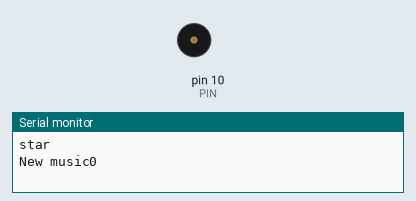
The sketch below on a simulated Arduino Nano, built with avr-gcc and run on an emulated ATmega328P. On the bench: buzzer (waves = sounding), the last lines printed to the serial monitor.

Above: at 2.5 s.
At 8.9 s:
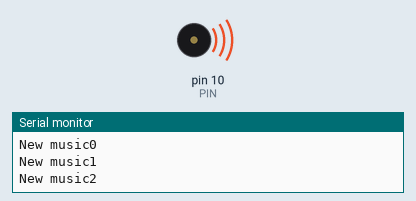
Timing chart, 0 to 10.4 s (numbered marks = the images above):
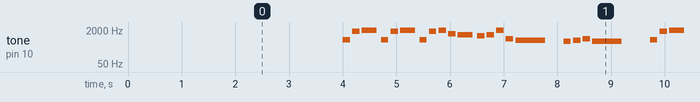

The sketch:

speaker.ino
```cpp
/*
  Melody
 */

#include "Music.h"
#define PIN 10

Music music = Music(PIN);
int counter = 0;

void setup() {
    Serial.begin(9600);
    pinMode(PIN, OUTPUT);
    delay(1000);

    Serial.println("star");
}

void loop() {
    uint32_t now = millis();

    music.updatePlay(now);

    if (!music.isPlaying()) {
        delay(1000);
        Serial.print("New music");
        Serial.println(counter++);
        if (counter%3 == 0) {
            music.playSong(SONG_LOST_WOODS, now);
        } else if (counter%3 == 1) {
            //music.playSong(SONG_1UP, now);
        } else if (counter%3 == 2) {
            //music.playSong(SONG_COIN, now);
        }
    }
}
```

Music.cpp
```cpp
#include "Music.h"
#include "pitches.h"


namespace {
    namespace OneUp { // Mario 1up, 6 notes, 500 ms
        int melody[] = {
            E4,G4,E5,C5,
            D5,G5
        };

        int noteDurations[] = {
            4,4,4,4,
            4,4
        };
        int melodyLength = 6;
        int beatPeriod = 500;
    }

    namespace Coin { // Mario coin, 2 notes, 500 ms
        int melody[] = {
            B4,E5
        };

        int noteDurations[] = {
            8,2
        };
        int melodyLength = 2;
        int beatPeriod = 500;
    }

    namespace GameOver { // Mario game over, 19 notes, 500 ms
        int melody[] = {
            C4,CS4,D4,0,0,
            G3,D4,0,F4,
            F4,E4,D4,
            G3,E3,0,E3,
            C3,0,0
        };

        int noteDurations[] = {
            16,16,8,4,2,
            4,4,4,4,
            3,3,3,
            4,4,4,4,
            4,4,2
        };

        int melodyLength = 19;
        int beatPeriod = 500;
    }

    namespace LostWoods { // Lost woods, first 16 measures, 42 notes
        int melody[] = {
            F5,A6,B6,F5,A6,B6,
            F5,A6,B6,E6,D6,C6,D6,
            B6,G5,E5,0,D5,
            E5,G5,D5,0,

            F5,A6,B6,F5,A6,B6,
            F5,A6,B6,E2,D6,C6,D6,
            B6,G5,E6,0,B6,
            G5,D5,E6,0
        };

        int noteDurations[] = {
            8,8,4,8,8,4,
            8,8,8,8,4,8,8,
            8,8,2,8,8,
            8,8,2,4,

            8,8,4,8,8,4,
            8,8,8,8,4,8,8,
            8,8,2,8,8,
            8,8,2,4
        };

        int melodyLength = 44;
        int beatPeriod = 1100;
    }

    Song song1Up      = Song(OneUp::melody, OneUp::noteDurations,
                             OneUp::melodyLength, OneUp::beatPeriod);
    Song songCoin     = Song(Coin::melody, Coin::noteDurations,
                             Coin::melodyLength, Coin::beatPeriod);
    Song songGameOver = Song(GameOver::melody, GameOver::noteDurations,
                             GameOver::melodyLength, GameOver::beatPeriod);
    Song songLostWoods = Song(LostWoods::melody, LostWoods::noteDurations,
                             LostWoods::melodyLength, LostWoods::beatPeriod);
}


Song::Song() {}

Song::Song(int *pMelody, int* pNoteDurations, int pMelodyLength, int pBeatPeriod)
    : melody(pMelody), noteDurations(pNoteDurations),
      melodyLength(pMelodyLength), beatPeriod(pBeatPeriod) {};


Music::Music(int pin) : pin(pin) {
    playing = false;
}


void Music::updatePlay(uint32_t now) {
    uint16_t noteDuration = 0;

    if (playing) {
        // to calculate the note duration, take one second
        // divided by the note type.
        //e.g. quarter note = 1000 / 4, eighth note = 1000/8, etc.
        noteDuration = song.beatPeriod / song.noteDurations[currNote];

        if (!startedTone) {
            tone(pin, song.melody[currNote], noteDuration); // not blocking
            startedTone = true;
            startNoteTic = now;
        } else if (now-startNoteTic > noteDuration*(1+PAUSE_INTER_NOTES_RATIO)) {
            currNote++;
            startNoteTic = now;
            startedTone = false;
            if (currNote >= song.melodyLength) {
                playing = false;
            }
        }
    }
}


void Music::playSong(SongName name, uint32_t now) {
    playing = true;
    currNote = 0;
    startNoteTic = now;
    startedTone = false;

    switch (name) {
        case SONG_1UP:
            song = song1Up;
        break;
        case SONG_COIN:
            song = songCoin;
        break;
        case SONG_GAME_OVER:
            song = songGameOver;
        break;
        case SONG_LOST_WOODS:
            song = songLostWoods;
        break;
    }
}

bool Music::isPlaying() {
    return playing;
}
```

Music.h
```cpp
#ifndef __MUSIC_H__
#define __MUSIC_H__

#include "Arduino.h"
#define PAUSE_INTER_NOTES_RATIO 0.3

enum SongName {SONG_1UP, SONG_COIN, SONG_GAME_OVER, SONG_LOST_WOODS};

class Song {
    public:
        Song();
        Song(int *pMelody, int* pNoteDurations, int pMelodyLength, int pBeatPeriod);

        int *melody;
        int *noteDurations;
        int melodyLength;
        int beatPeriod;
};

class Music {
    public:
        Music(int pin);

        void updatePlay(uint32_t now);

        void playSong(SongName name, uint32_t now);

        bool isPlaying();

    private:
        int pin;

        Song song;
        bool playing;
        bool startedTone;
        int currNote;
        uint32_t startNoteTic;
};


#endif
```

melodies.c
```cpp
// =================================================================
// Keys
// =================================================================
/*
#define D0 NOTE_D6
#define E NOTE_E6
#define F NOTE_F6
#define G NOTE_G6
#define A NOTE_A7
#define B NOTE_B7
#define C NOTE_C7
#define D NOTE_D7
#define E2 NOTE_E7
#define F2 NOTE_F7 */

/*
#define D0 NOTE_D5
#define E NOTE_E5
#define F NOTE_F5
#define G NOTE_G5
#define A NOTE_A6
#define B NOTE_B6
#define C NOTE_C6
#define D NOTE_D6
#define E2 NOTE_E6
#define F2 NOTE_F6
*/

// =================================================================
// Lost woods, first 16 measures, 42 notes
// =================================================================
/*
int melody[] = {
  F,A,B,F,A,B,
  F,A,B,E2,D,C,D,
  B,G,E,0,D0,
  E,G,D0,0,

  F,A,B,F,A,B,
  F,A,B,E2,D,C,D,
  B,G,E,0,B,
  G,D0,E,0
};

int noteDurations[] = {
  8,8,4,8,8,4,
  8,8,8,8,4,8,8,
  8,8,2,8,8,
  8,8,2,4,

  8,8,4,8,8,4,
  8,8,8,8,4,8,8,
  8,8,2,8,8,
  8,8,2,4
};
*/

// =================================================================
// Mario game over, 19 notes, 500 ms
// =================================================================
/*
int melody[] = {
  C4,CS4,D4,0,0,
  G3,D4,0,F4,
  F4,E4,D4,
  G3,E3,0,E3,
  C3,0,0
};

int noteDurations[] = {
  16,16,8,4,2,
  4,4,4,4,
  3,3,3,
  4,4,4,4,
  4,4,2
};
*/

// =================================================================
// Mario coin, 2 notes, 500 ms
// =================================================================
/*
int melody[] = {
  B4,E5
};

int noteDurations[] = {
  8,2
};
*/

// =================================================================
// Mario 1up, 6 notes, 500 ms
// =================================================================
/*
int melody[] = {
  E4,G4,E5,C5,
  D5,G5
};

int noteDurations[] = {
  4,4,4,4,
  4,4
};

*/
```

pitches.h
```cpp
#ifndef __PITCHES_H__
#define __PITCHES_H__

/*************************************************
 * Public Constants
 *************************************************/

#define NOTE_B0  31
#define NOTE_C1  33
#define NOTE_CS1 35
#define NOTE_D1  37
#define NOTE_DS1 39
#define NOTE_E1  41
#define NOTE_F1  44
#define NOTE_FS1 46
#define NOTE_G1  49
#define NOTE_GS1 52
#define NOTE_A1  55
#define NOTE_AS1 58
#define NOTE_B1  62
#define NOTE_C2  65
#define NOTE_CS2 69
#define NOTE_D2  73
#define NOTE_DS2 78
#define NOTE_E2  82
#define NOTE_F2  87
#define NOTE_FS2 93
#define NOTE_G2  98
#define NOTE_GS2 104
#define NOTE_A2  110
#define NOTE_AS2 117
#define NOTE_B2  123
#define NOTE_C3  131
#define NOTE_CS3 139
#define NOTE_D3  147
#define NOTE_DS3 156
#define NOTE_E3  165
#define NOTE_F3  175
#define NOTE_FS3 185
#define NOTE_G3  196
#define NOTE_GS3 208
#define NOTE_A3  220
#define NOTE_AS3 233
#define NOTE_B3  247
#define NOTE_C4  262
#define NOTE_CS4 277
#define NOTE_D4  294
#define NOTE_DS4 311
#define NOTE_E4  330
#define NOTE_F4  349
#define NOTE_FS4 370
#define NOTE_G4  392
#define NOTE_GS4 415
#define NOTE_A4  440
#define NOTE_AS4 466
#define NOTE_B4  494
#define NOTE_C5  523
#define NOTE_CS5 554
#define NOTE_D5  587
#define NOTE_DS5 622
#define NOTE_E5  659
#define NOTE_F5  698
#define NOTE_FS5 740
#define NOTE_G5  784
#define NOTE_GS5 831
#define NOTE_A5  880
#define NOTE_AS5 932
#define NOTE_B5  988
#define NOTE_C6  1047
#define NOTE_CS6 1109
#define NOTE_D6  1175
#define NOTE_DS6 1245
#define NOTE_E6  1319
#define NOTE_F6  1397
#define NOTE_FS6 1480
#define NOTE_G6  1568
#define NOTE_GS6 1661
#define NOTE_A6  1760
#define NOTE_AS6 1865
#define NOTE_B6  1976
#define NOTE_C7  2093
#define NOTE_CS7 2217
#define NOTE_D7  2349
#define NOTE_DS7 2489
#define NOTE_E7  2637
#define NOTE_F7  2794
#define NOTE_FS7 2960
#define NOTE_G7  3136
#define NOTE_GS7 3322
#define NOTE_A7  3520
#define NOTE_AS7 3729
#define NOTE_B7  3951
#define NOTE_C8  4186
#define NOTE_CS8 4435
#define NOTE_D8  4699
#define NOTE_DS8 4978

#define B0  31
#define C1  33
#define CS1 35
#define D1  37
#define DS1 39
#define E1  41
#define F1  44
#define FS1 46
#define G1  49
#define GS1 52
#define A1  55
#define AS1 58
#define B1  62
#define C2  65
#define CS2 69
#define D2  73
#define DS2 78
#define E2  82
#define F2  87
#define FS2 93
#define G2  98
#define GS2 104
#define A2  110
#define AS2 117
#define B2  123
#define C3  131
#define CS3 139
#define D3  147
#define DS3 156
#define E3  165
#define F3  175
#define FS3 185
#define G3  196
#define GS3 208
#define A3  220
#define AS3 233
#define B3  247
#define C4  262
#define CS4 277
#define D4  294
#define DS4 311
#define E4  330
#define F4  349
#define FS4 370
#define G4  392
#define GS4 415
#define A4  440
#define AS4 466
#define B4  494
#define C5  523
#define CS5 554
#define D5  587
#define DS5 622
#define E5  659
#define F5  698
#define FS5 740
#define G5  784
#define GS5 831
#define A5  880
#define AS5 932
#define B5  988
#define C6  1047
#define CS6 1109
#define D6  1175
#define DS6 1245
#define E6  1319
#define F6  1397
#define FS6 1480
#define G6  1568
#define GS6 1661
#define A6  1760
#define AS6 1865
#define B6  1976
#define C7  2093
#define CS7 2217
#define D7  2349
#define DS7 2489
#define E7  2637
#define F7  2794
#define FS7 2960
#define G7  3136
#define GS7 3322
#define A7  3520
#define AS7 3729
#define B7  3951
#define C8  4186
#define CS8 4435
#define D8  4699
#define DS8 4978

#endif
```

Measured:
- by itself, tone on pin 10 (PIN): plays 698 Hz for 0.14 s, 1760 Hz for 0.14 s, 1976 Hz for 0.28 s, 698 Hz for 0.14 s, 1760 Hz for 0.14 s, 1976 Hz for 0.28 s … (359 notes in this stretch)
